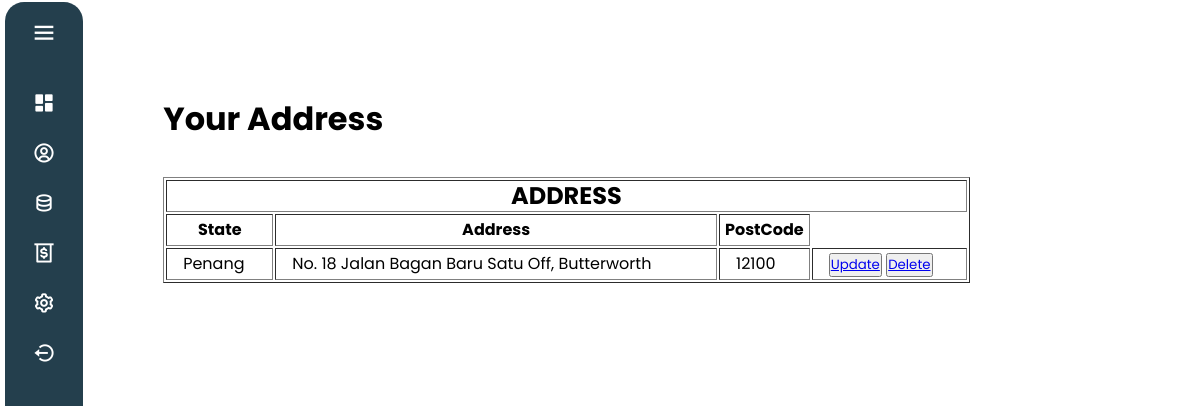
The page /PHP/GU_ManageAddress.php (signed in) on the database its author committed.
### tables this page shows
CREATE TABLE `Customer`(
    `Cust_ID` INT AUTO_INCREMENT,
    `Cust_Name` VARCHAR(100),
    `Cust_Password` VARCHAR(10),
    `Cust_Email` VARCHAR(50),
    `Cust_PhoneNum` VARCHAR(12),
    `Cust_Address` VARCHAR(100),
    `Cust_Poscode` VARCHAR(6),
    `Cust_State` VARCHAR(50),
    PRIMARY KEY (`Cust_ID`)
);

### PHP/GU_ManageAddress.php (the view, shortened to what this page needs)
<?php
    include_once 'C:\xampp\htdocs\Foody\Database\db.php';
?>
<!DOCTYPE html>
<html lang="en">
<head>
    <link rel="stylesheet" href="CSS/address.css"/>
</head>
<body>
    <?php include "./GU_Navigationbar.php" ?>
    <div class="bar">
        <h1><i class="fa-solid fa-chart-line"></i>Your Address</h1>
    </div>
    <?php
                $query = "SELECT * FROM customer WHERE Cust_ID = '{$_SESSION["Cust_login"]}' ";
                        $result = mysqli_query($con, $query);
            ?>
                        <table border="1px" style="width: 70%; line-height:30px;">
                            <tr>
                                <th colspan=6><h2>ADDRESS</h2></th>
                            </tr>
                            <t>
                                <th>State </th>
                                <th>Address</th>
                                <th>PostCode</th>
                            </t>
                            <?php
                                if ($result->num_rows > 0) {
                                    while($row = $result->fetch_assoc()) {
                                        $ID = $row['Cust_ID'];
                                        $state = $row['Cust_State'];
                                        $address = $row['Cust_Address'];
                                        $postcode = $row['Cust_Poscode'];
                                        echo
                                        '<tr>
                                            <td style="padding: 0 1rem">'.$state.'</td>
                                            <td style="padding: 0 1rem">'.$address.'</td>
                                            <td style="padding: 0 1rem">'.$postcode.'</td>
                                            <td style="padding: 0 1rem">
                                                <button><a href= "GU_UpdateAddress.php?viewid='.$ID.'">Update</a></button>
                                                <button><a href= "GU_DeleteAddress.php?deleteid='.$ID.'">Delete</a></button>
                                            </td>
                                        </tr>';
                                    }
                                }
                            ?>
                        </table><br><br>
</body>
</html>

### PHP/CSS/address.css (style rules this page uses)
html { overflow-y: scroll; overflow-x:hidden; }
body { margin-left: 10%; margin-top: 3%; font-family: 'Poppins', sans-serif; }
h1 { margin-left: 10%; margin-top: 3%; }
table { margin-left: 10%; margin-top: 3%; }

### PHP/CSS/NavigationBar.css (style rules this page uses)
* { margin:0; padding:0; box-sizing: border-box; font-family: 'Poppins',sans-serif; }
body { position: relative; min-height: 100vh; width: 100%; overflow: hidden; }

### PHP/GU_ManageAddress.php (style rules this page uses)
body { margin-left: 2%; padding: 2%; }

### rows shown on the page
customer: Cust_State "Penang", Cust_Address "No. 18 Jalan Bagan Baru Satu Off, Butterworth", Cust_Poscode "12100"
